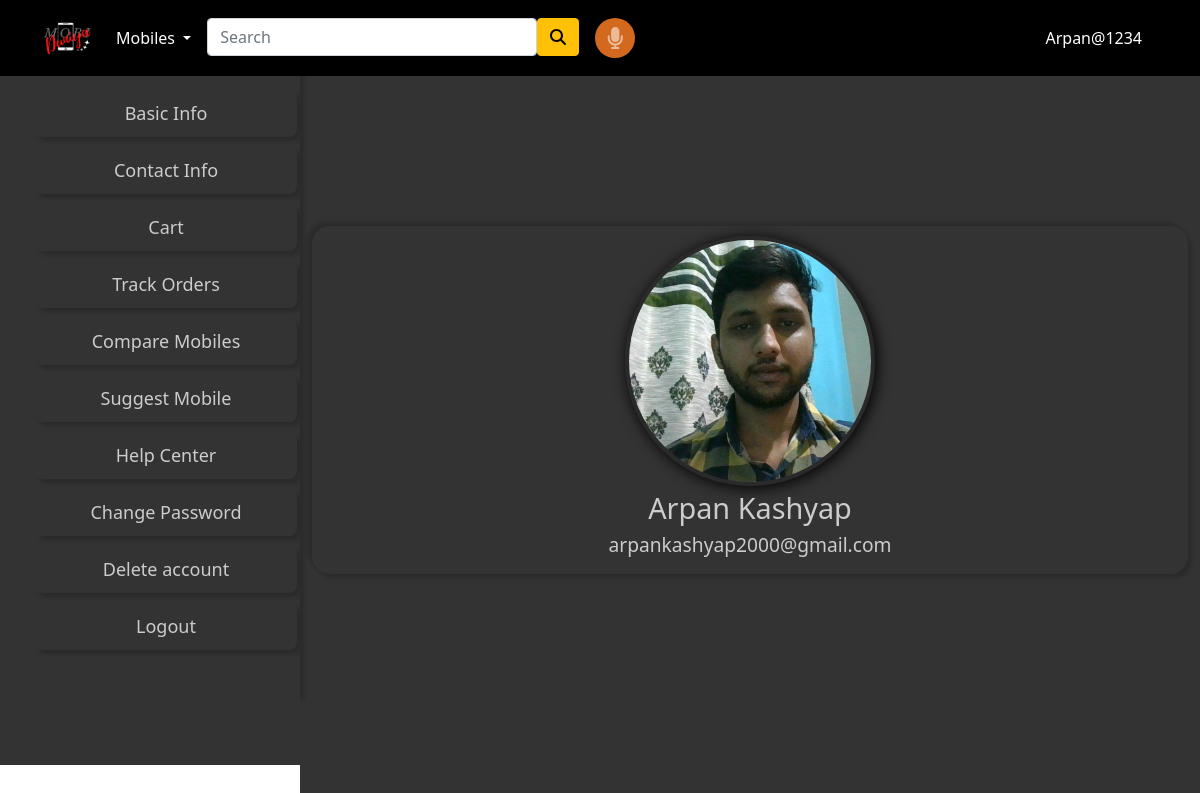
Screenshot of /user/ (signed in) with the database file from the repository.
### app/models.py (models this page shows, shortened)
class Person(models.Model):
    user=models.ForeignKey(User,on_delete=CASCADE)
    email=models.EmailField(max_length=50)
    name=models.CharField(max_length=30)
    phone_no=models.CharField(max_length=10,blank=True,null=True)
    customer_image=models.ImageField(upload_to='productimg',blank=True,null=True)
    house_no=models.CharField(max_length=10,blank=True,null=True)
    landmark=models.CharField(max_length=25,blank=True,null=True)
    city=models.CharField(max_length=20,blank=True,null=True)
    zipcode=models.IntegerField(blank=True,null=True)
    state=models.CharField(choices=STATE_CHOICES,max_length=50,blank=True,null=True)
    email_verified=models.BooleanField(blank=True,null=True)
    phone_no_verified=models.BooleanField(blank=True,null=True)

### app/views.py (the view)
# urls.py: path('user/',views.dashboard,name='dashboard'),
def dashboard(request):
    user=request.user
    per=Person.objects.get(user=user)
    outputAudio("Welcome to the Dashboard")
    return render(request,'app/user.html',{'person':per});

### app/views.py (called while the page is built)
def outputAudio(output_text):
    engine=pyttsx3.init("sapi5")
    voices=engine.getProperty("voices")
    engine.setProperty("voice",voices[1].id)
    engine.setProperty("volume",1.0)
    engine.setProperty("rate",200)
    engine.say(output_text)
    engine.runAndWait()

### app/templates/app/user.html (shortened to what this page needs)
{% extends 'app/userBase.html' %}
{% load static %}
{% block main-content %}
<div class="container-fluid user-sec">
  <div class="row">
    <div class="col-sm-3 position-fixed p-0"
      style="background: #333; z-index: 1; box-shadow:4px 4px 4px rgba(0,0,0,0.18); ">
      <ul class="user-menu" id="user-menu">
        <li class="menu-item"><a href="#" class="w-100 h-100 menu-link" onclick="getData('1');">Basic
            Info</a></li>
        <li class="menu-item"><a href="#" class="w-100 h-100 menu-link" onclick="getData('2');">Contact
            Info</a></li>
        <li class="menu-item"><a href="{% url 'showcart' %}" class="w-100 h-100 menu-link" onclick="getData('4');">Cart
          </a></li>
        <li class="menu-item"><a href="{% url 'orders' %}" class="w-100 h-100 menu-link" onclick="getData('5');">Track
            Orders</a></li>
        <li class="menu-item"><a href="{% url 'compare' %}" class="w-100 h-100 menu-link" onclick="getData('6');">Compare
            Mobiles</a></li>
        <li class="menu-item"><a href="{% url 'suggestion' %}" class="w-100 h-100 menu-link" onclick="getData('7');">Suggest
            Mobile</a></li>
        <li class="menu-item"><a href="#" class="w-100 h-100 menu-link" onclick="getData('8');">Help
            Center</a></li>
        <li class="menu-item"><a href="{% url 'passwordchange' %}" class="w-100 h-100 menu-link"
            onclick="getData('9');">Change
            Password</a></li>
        <li class="menu-item"><a href="#" class="w-100 h-100 menu-link" onclick="getData('10');">Delete
            account</a></li>
        <li class="menu-item"><a href="{% url 'logout' %}" class="w-100 h-100 menu-link"
            onclick="getData('11');">Logout</a>
        </li>
      </ul>
    </div>
    <div class="col-sm-9 bg-secondary user-side-content"
      style="width: 75%; min-height: 100vh; margin-left: auto; background: #333 !important;">
      <div class="user-container">
        <div class="user-profile" id="user-content">
          <div class="basic-info">
            <div class="imgbx">
              <img src="{{person.customer_image.url}}" alt="profile-image">
            </div>
            <div class="content">
              <h2>{{person.name}}</h2>
              <h3>{{person.email}}</h3>
            </div>
          </div>
        </div>
      </div>
    </div>
  </div>
</div>
{% endblock main-content %}

### app/templates/app/userBase.html (shortened to what this page needs)
<!doctype html>
{% load static %}
<html lang="en">
<head>
  <link href="https://cdn.jsdelivr.net/npm/bootstrap@5.0.0-beta1/dist/css/bootstrap.min.css" rel="stylesheet"
>
  <link rel="stylesheet" href="{% static 'app/css/owl.carousel.min.css' %}">
  <link rel="stylesheet" href="{% static 'app/css/all.min.css' %}">
  <link rel="stylesheet" href="{% static 'app/css/stylee.css' %}">
  <link rel="stylesheet" href="{% static 'app/css/user.css' %}">
  <link rel="stylesheet" href="https://unpkg.com/swiper/swiper-bundle.min.css" />
</head>
<body>
  <nav class="navbar fixed-top navbar-expand-lg navbar-dark bg-primary">
    <div class="container" style="width: 100%">
      <a class="navbar-brand" href="/"><img src="{% static 'app/images/banner/logo1-removebg-preview.png' %}" width="50"
          height="50" alt=""></a>
      <div class="collapse navbar-collapse" id="navbarSupportedContent">
        <ul class="navbar-nav me-auto mb-2 mb-lg-0">
          <li class="nav-item dropdown">
            <a class="nav-link dropdown-toggle text-white" href="#" id="electronicsDropdown" role="button"
              data-bs-toggle="dropdown" aria-expanded="false">
              Mobiles
            </a>
          </li>
          <div class="nav-item mx-2">
            <form class="d-flex">
              <input class="form-control" type="search" placeholder="Search" aria-label="Search">
              <button class="btn btn-warning" type="submit"><i class="fas fa-search"></i></button>
            </form>
          </div>
          <div class="nav-item mx-2">
            <a class="nav-link mic-icon" href="#"><i class="fa fa-microphone" aria-hidden="true"></i></i></a>
          </div>
        </ul>
        <div>
          <ul class="navbar-nav me-auto mb-2 mb-lg-0">
            {% if request.user.is_authenticated %}
            <li class="nav-item mx-2">
                <a href="{% url 'dashboard' %}" class="nav-link text-white">
                    {{request.user.username|capfirst}}
                </a>
              </li>
            {% else %}
            <li class="nav-item mx-2">
              <a href="{% url 'login' %}" class="nav-link text-white">Login</a>
            </li>
            {% endif %}
          </ul>
        </div>
      </div>
    </div>
  </nav>
  {% block main-content %} {% endblock main-content %}
</body>
</html>

### app/static/app/css/stylee.css (style rules this page uses)
.imgbx { position: relative; width:100%; height: 200px; overflow: hidden; }
.imgbx img { position: absolute; left: 0; top: 0; width: 100%; height: 100%; object-fit: contain; }

### app/static/app/css/user.css (style rules this page uses)
* { margin: 0; padding: 0; box-sizing: border-box; }
.user-sec { position: relative; width: 100%; min-height: 100vh; }
.user-menu { position: relative; top: 85px; width: 100%; display: flex; background: #333; align-items: center; flex-direction: column; height: 85vh; overflow-y: scroll; }
.user-menu li { position: relative; display: flex; justify-content: center; align-items: center; width: 98%; list-style: none; margin:5px 0; box-shadow: 4px 4px 4px rgba(0,0,0,0.18); border-radius: 8px; }
.user-menu li::before { content: ''; position: absolute; left: 0; top: 0; width: 0; height: 100%; transition-duration: 1s; background: #2196f3; border-radius: 8px; }
.user-menu li a { position: relative; width: 100%; display: flex; justify-content: center; align-items: center; padding: 10px 20px; font-size: 18px; color: #ccc; text-decoration: none; cursor: pointer; }
.user-container { position: relative; width: 100%; display: flex; justify-content: center; align-items: center; min-height: 100vh; }
.user-profile { position: relative; overflow: hidden; width: 100%; border-radius: 18px; box-shadow: 4px 4px 4px rgba(0,0,0,0.18),-4px -4px 4px rgba(0,0,0,0.18); }
.user-profile .basic-info, .user-profile .contact-info { position: relative; display: flex; padding: 10px; width: 100%; justify-content: center; align-items: center; flex-direction: column; }
.user-profile .basic-info .imgbx { position: relative; width: 250px; height: 250px; border:4px solid rgba(0,0,0,0.18); box-shadow: 2px 2px 15px #000 ; border-radius: 50%; overflow: hidden; }
.user-profile .basic-info .imgbx img { position: absolute; left: 0; top: 0; width: 100%; height: 100%; object-fit: cover; }
.user-profile .basic-info .content { position: relative; text-align: center; margin-top: 5px; }
.user-profile .basic-info .content h2 { font-size: 1.8em; color:#ccc; }
.user-profile .basic-info .content h3 { font-size: 1.2em; color:#ccc; }

### app/templates/app/userBase.html (style rules this page uses)
.navbar { background: #000 !important; }
input[type="search"] { width: 330px; }
.mic-icon { font-size: 22px; width: 40px; height: 40px; display: flex; justify-content: center; align-items: center; background: chocolate; border-radius: 50%; }

### rows the page displays
Person: customer_image (picture), name "Arpan Kashyap", email "arpankashyap2000@gmail.com"

### other values shown
{{ request.user.username|capfirst }} "Arpan@1234"
